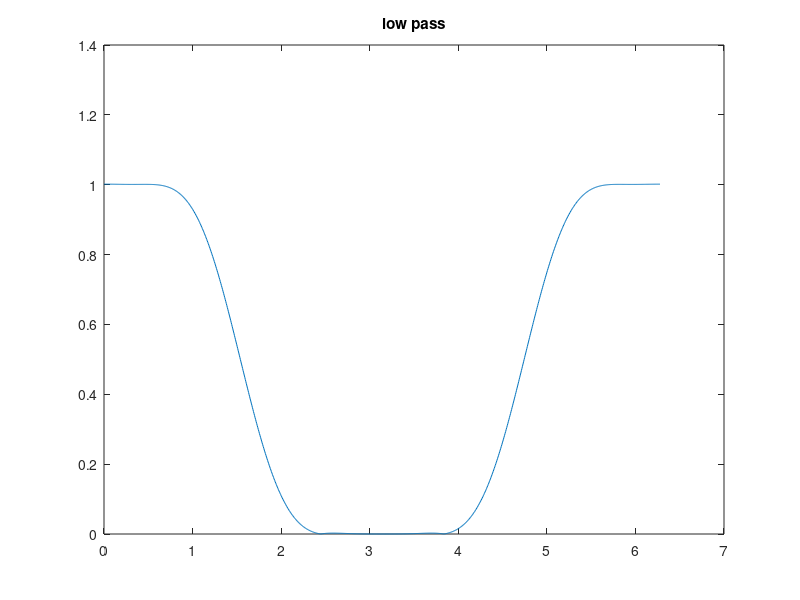
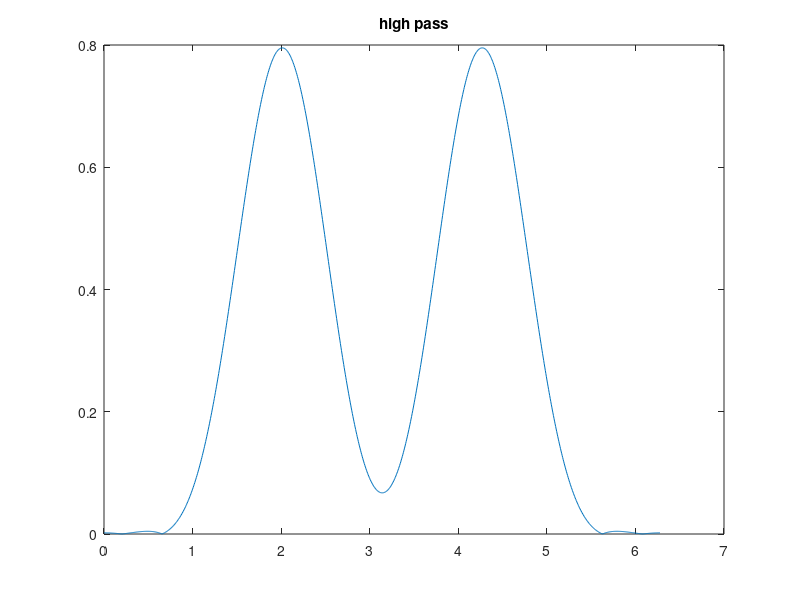

The MATLAB script that drew these images, in order:
clear all;close all;clc;

Nf=13;


b=fir2(Nf-1,[0 0.5 0.5 1],[1 1 0 0]);
a=[1,zeros(1,Nf-1)];

N=1024;

teta=(0:1/N:1-1/N)*2*pi;

delta=[1,zeros(1,N-1)];
h=filter(b,a,delta);
H=fft(h);
plot(teta,abs(H));
title('low pass');

Nf=13;
b2=fir2(Nf-1,[0 0.5 0.5 0.8 0.8 1],[0 0 1 1 0 0]);
a2=[1,zeros(1,Nf-1)];


h2=filter(b2,a2,delta);
H2=fft(h2);
figure
plot(teta,abs(H2));
title('high pass');
